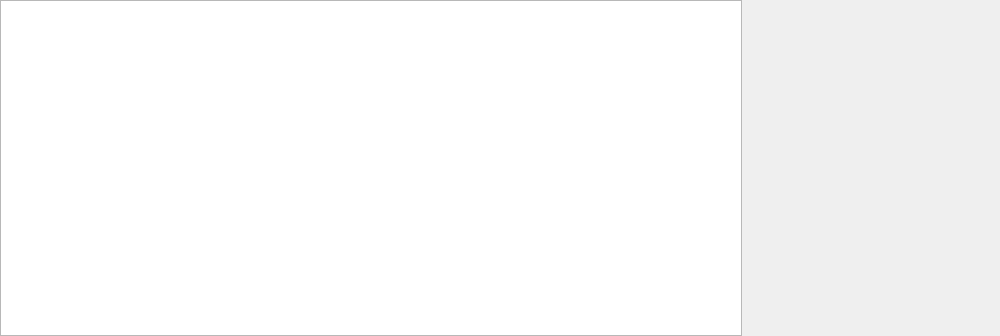
<?xml version="1.0" encoding="UTF-8"?>
<ui version="4.0">
 <class>GeoGenVisualization</class>
 <widget class="QWidget" name="GeoGenVisualization">
  <property name="enabled">
   <bool>true</bool>
  </property>
  <property name="geometry">
   <rect>
    <x>0</x>
    <y>0</y>
    <width>1000</width>
    <height>336</height>
   </rect>
  </property>
  <property name="windowTitle">
   <string>PeryiteUI - GeoGen Visualization</string>
  </property>
  <property name="windowOpacity">
   <double>1.000000000000000</double>
  </property>
  <widget class="QGraphicsView" name="FlandersMap">
   <property name="geometry">
    <rect>
     <x>0</x>
     <y>0</y>
     <width>742</width>
     <height>336</height>
    </rect>
   </property>
   <property name="verticalScrollBarPolicy">
    <enum>Qt::ScrollBarAlwaysOff</enum>
   </property>
   <property name="horizontalScrollBarPolicy">
    <enum>Qt::ScrollBarAlwaysOff</enum>
   </property>
  </widget>
  <widget class="QLabel" name="CircleInfoPlaceholder">
   <property name="geometry">
    <rect>
     <x>750</x>
     <y>10</y>
     <width>241</width>
     <height>321</height>
    </rect>
   </property>
   <property name="text">
    <string/>
   </property>
   <property name="alignment">
    <set>Qt::AlignCenter</set>
   </property>
  </widget>
 </widget>
 <resources/>
 <connections/>
</ui>
